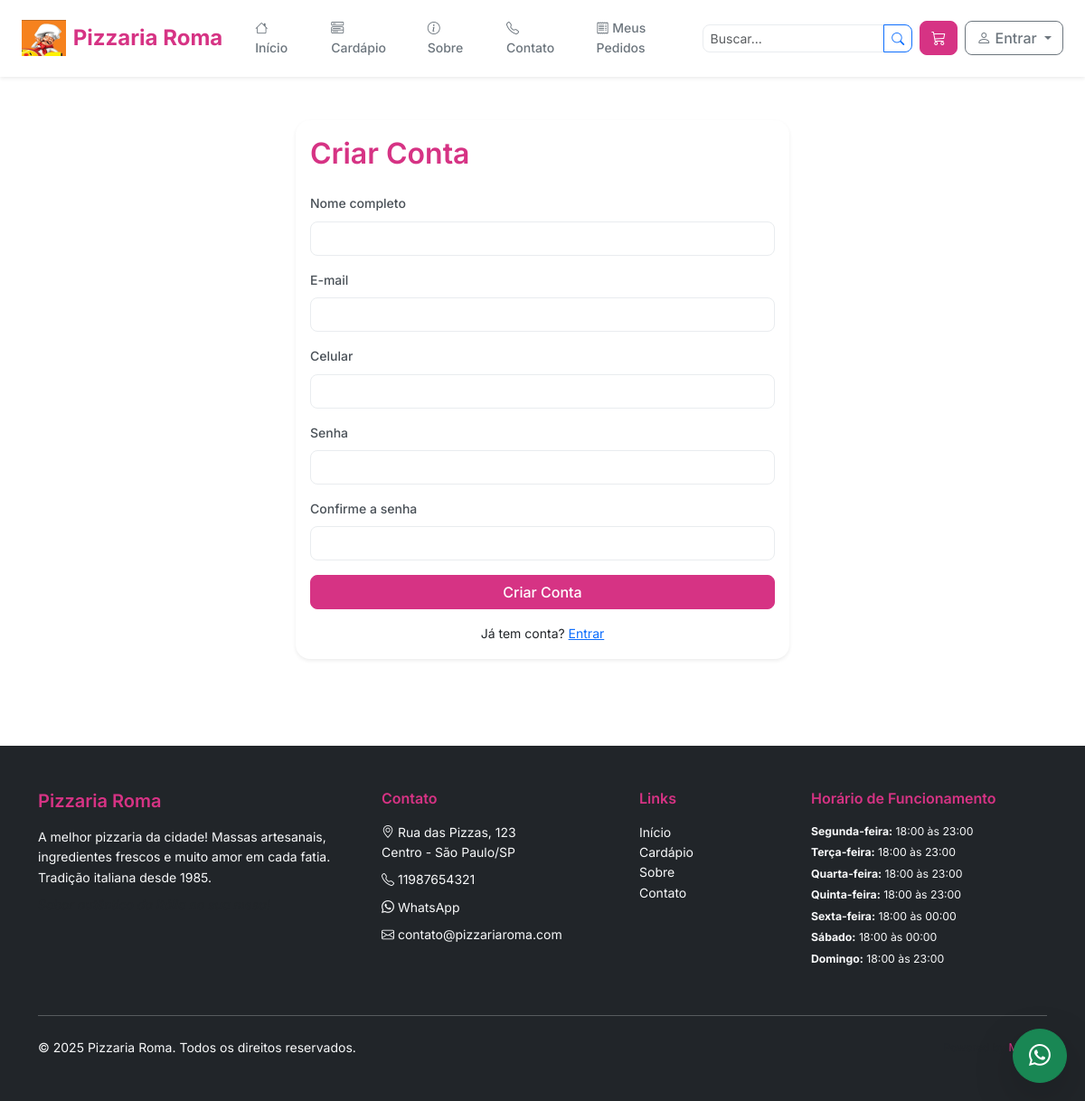
The app's page /pizzaria-roma/cadastro/ with its own data.
### core/models.py (models this page shows, shortened)
class Restaurante(models.Model):
    frete_fixo = models.BooleanField(default=False, help_text='Usar valor fixo para o frete?')
    valor_frete_fixo = models.DecimalField(max_digits=7, decimal_places=2, null=True, blank=True)
    valor_frete_padrao = models.DecimalField(max_digits=7, decimal_places=2, null=True, blank=True)
    valor_adicional_km = models.DecimalField(max_digits=7, decimal_places=2, null=True, blank=True)
    raio_limite_km = models.DecimalField(max_digits=5, decimal_places=2, null=True, blank=True, help_text='Raio máximo de entrega em km')
    """Modelo para restaurantes (lojas)"""
    TIPO_SERVICO_CHOICES = [
        ('delivery', 'Delivery'),
        ('balcao', 'Balcão'),
        ('ambos', 'Delivery + Balcão'),
    ]
    STATUS_CHOICES = [
        ('ativo', 'Ativo'),
        ('inativo', 'Inativo'),
        ('manutencao', 'Em Manutenção'),
    ]
    id = models.UUIDField(primary_key=True, default=uuid.uuid4, editable=False)
    nome = models.CharField(max_length=200)
    slug = models.SlugField(max_length=200, unique=True, blank=True)
    descricao = models.TextField()
    logo = models.ImageField(upload_to='restaurantes/logos/', null=True, blank=True)
    banner = models.ImageField(upload_to='restaurantes/banners/', null=True, blank=True)
    favicon = models.ImageField(upload_to='restaurantes/favicons/', null=True, blank=True)
    slogan = models.CharField(max_length=200, blank=True)
    mensagem_boas_vindas = models.TextField(blank=True, help_text="Mensagem de boas-vindas exibida na página inicial")
    telefone = models.CharField(max_length=15)
    whatsapp = models.CharField(max_length=15, blank=True)
    email = models.EmailField()
    cep = models.CharField(max_length=10)
    logradouro = models.CharField(max_length=200)
    numero = models.CharField(max_length=10)
    complemento = models.CharField(max_length=100, blank=True)
    bairro = models.CharField(max_length=100)
    cidade = models.CharField(max_length=100)
    estado = models.CharField(max_length=2)
    tipo_servico = models.CharField(max_length=20, choices=TIPO_SERVICO_CHOICES, default='ambos')
    taxa_entrega = models.DecimalField(max_digits=10, decimal_places=2, default=0.00)
    valor_minimo_pedido = models.DecimalField(max_digits=10, decimal_places=2, default=0.00)
    tempo_entrega_min = models.PositiveIntegerField(default=30, help_text="Tempo em minutos")
    tempo_entrega_max = models.PositiveIntegerField(default=60, help_text="Tempo em minutos")
    cor_primaria = models.CharField(max_length=7, default='#dc3545', help_text="Cor primária em hex")
    cor_secundaria = models.CharField(max_length=7, default='#6c757d', help_text="Cor secundária em hex")
    cor_destaque = models.CharField(max_length=7, default='#ffc107', help_text="Cor de destaque em hex")
    aceita_agendamento = models.BooleanField(default=False)
    aceita_pagamento_online = models.BooleanField(default=True)
    aceita_pagamento_entrega = models.BooleanField(default=True)
    status = models.CharField(max_length=20, choices=STATUS_CHOICES, default='ativo')
    proprietario = models.ForeignKey(Usuario, on_delete=models.CASCADE, related_name='restaurantes')
    funcionarios = models.ManyToManyField(Usuario, related_name='trabalha_em', blank=True)
    created_at = models.DateTimeField(auto_now_add=True)
    updated_at = models.DateTimeField(auto_now=True)
    class Meta:
        db_table = 'restaurantes'
        verbose_name = 'Restaurante'
        verbose_name_plural = 'Restaurantes'
    @property
    def esta_aberto(self):
        return self.status == 'ativo'

class HorarioFuncionamento(models.Model):
    DIAS_SEMANA = [
        (0, 'Segunda-feira'),
        (1, 'Terça-feira'),
        (2, 'Quarta-feira'),
        (3, 'Quinta-feira'),
        (4, 'Sexta-feira'),
        (5, 'Sábado'),
        (6, 'Domingo'),
    ]
    restaurante = models.ForeignKey(Restaurante, on_delete=models.CASCADE, related_name='horarios')
    dia_semana = models.IntegerField(choices=DIAS_SEMANA)
    hora_abertura = models.TimeField()
    hora_fechamento = models.TimeField()
    ativo = models.BooleanField(default=True)
    class Meta:
        db_table = 'horarios_funcionamento'
        verbose_name = 'Horário de Funcionamento'
        verbose_name_plural = 'Horários de Funcionamento'
        unique_together = ['restaurante', 'dia_semana']

### loja/views.py (the view, shortened to what this page needs)
# urls.py: path('cadastro/', views.CadastroClienteView.as_view(), name='cadastro'),
class CadastroClienteView(View):
    def get(self, request, *args, **kwargs):
        if request.user.is_authenticated:
            return redirect('loja:home', restaurante_slug=kwargs.get('restaurante_slug'))
        restaurante_slug = kwargs.get('restaurante_slug')
        restaurante = None
        if restaurante_slug:
            from core.models import Restaurante
            try:
                restaurante = Restaurante.objects.get(slug=restaurante_slug)
            except Restaurante.DoesNotExist:
                restaurante = None
        return render(request, 'loja/cadastro.html', {'restaurante': restaurante})

### templates/loja/cadastro.html (shortened to what this page needs)
{% extends 'base.html' %}
{% load static %}
{% block content %}
<div class="container py-5">
    <div class="row justify-content-center">
        <div class="col-md-6">
            <div class="card shadow-sm">
                <div class="card-body">
                    <h2 class="mb-4 text-primary">Criar Conta</h2>
                    <form method="post" autocomplete="off">
                        <div class="mb-3">
                            <label for="nome" class="form-label">Nome completo</label>
                            <input type="text" class="form-control" id="nome" name="nome" required value="{{ form.nome.value|default:'' }}">
                        </div>
                        <div class="mb-3">
                            <label for="email" class="form-label">E-mail</label>
                            <input type="email" class="form-control" id="email" name="email" required value="{{ form.email.value|default:'' }}">
                        </div>
                        <div class="mb-3">
                            <label for="celular" class="form-label">Celular</label>
                            <input type="text" class="form-control" id="celular" name="celular" required maxlength="15" value="{{ form.celular.value|default:'' }}">
                        </div>
                        <div class="mb-3">
                            <label for="password1" class="form-label">Senha</label>
                            <input type="password" class="form-control" id="password1" name="password1" required>
                        </div>
                        <div class="mb-3">
                            <label for="password2" class="form-label">Confirme a senha</label>
                            <input type="password" class="form-control" id="password2" name="password2" required>
                        </div>
                        <button type="submit" class="btn btn-primary w-100">Criar Conta</button>
                    </form>
                    <div class="mt-3 text-center">
                        Já tem conta?
                        {% if restaurante %}
                            <a href="{% url 'loja:login' restaurante_slug=restaurante.slug %}">Entrar</a>
                        {% else %}
                            <a href="{% url 'loja:login' restaurante_slug=request.resolver_match.kwargs.restaurante_slug %}">Entrar</a>
                        {% endif %}
                    </div>
                </div>
            </div>
        </div>
    </div>
</div>
{% endblock %}

### templates/base.html (shortened to what this page needs)
{% load loja_extras %}
<!DOCTYPE html>
<html lang="pt-BR">
<head>
    {% if restaurante_atual.favicon %}
        <link rel="icon" type="image/x-icon" href="{{ restaurante_atual.favicon.url }}">
    {% else %}
        <link rel="icon" type="image/x-icon" href="{% load static %}{% static 'img/favicon.ico' %}">
    {% endif %}
    {% load static %}
    <link href="https://cdn.jsdelivr.net/npm/bootstrap@5.3.2/dist/css/bootstrap.min.css" rel="stylesheet">
    <link rel="stylesheet" href="https://cdn.jsdelivr.net/npm/bootstrap-icons@1.11.2/font/bootstrap-icons.css">
    <link rel="stylesheet" href="{% static 'css/loja.css' %}">
</head>
<body class="{% block body_class %}{% endblock %}">
    <nav class="navbar navbar-expand-lg navbar-light bg-white shadow-sm sticky-top">
        <div class="container-fluid px-4">
            <a class="navbar-brand d-flex align-items-center" href="{% loja_url 'home' %}">
                {% if restaurante_atual.logo %}
                    <img src="{{ restaurante_atual.logo.url }}" alt="{{ restaurante_atual.nome }}" height="40" class="me-2">
                {% endif %}
                <span class="fw-bold text-primary">{{ restaurante_atual.nome|default:"Menuly" }}</span>
            </a>
            <div class="collapse navbar-collapse" id="navbarNav">
                <ul class="navbar-nav me-auto">
                    <li class="nav-item">
                        <a class="nav-link" href="{% loja_url 'home' %}">
                            <i class="bi bi-house"></i> Início
                        </a>
                    </li>
                    <li class="nav-item">
                        <a class="nav-link" href="{% loja_url 'cardapio' %}">
                            <i class="bi bi-menu-button-wide"></i> Cardápio
                        </a>
                    </li>
                    <li class="nav-item">
                        <a class="nav-link" href="{% loja_url 'sobre' %}">
                            <i class="bi bi-info-circle"></i> Sobre
                        </a>
                    </li>
                    <li class="nav-item">
                        <a class="nav-link" href="{% loja_url 'contato' %}">
                            <i class="bi bi-telephone"></i> Contato
                        </a>
                    </li>
                    <li class="nav-item">
                        <a class="nav-link" href="{% loja_url 'meus_pedidos' %}">
                            <i class="bi bi-receipt"></i> Meus Pedidos
                        </a>
                    </li>
                </ul>
                <form class="d-flex me-2" method="GET" action="{% loja_url 'buscar' %}">
                    <div class="input-group">
                        <input class="form-control form-control-sm" type="search" name="q" placeholder="Buscar..." value="{{ request.GET.q }}">
                        <button class="btn btn-outline-primary btn-sm" type="submit">
                            <i class="bi bi-search"></i>
                        </button>
                    </div>
                </form>
                <button class="btn btn-primary position-relative me-2" id="btn-abrir-carrinho" type="button">
                    <i class="bi bi-cart3"></i>
                </button>
                <div class="dropdown">
                    <button class="btn btn-outline-secondary dropdown-toggle" type="button" data-bs-toggle="dropdown">
                        <i class="bi bi-person"></i>
                        {% if user.is_authenticated %}
                            {{ user.first_name|default:user.username }}
                        {% else %}
                            Entrar
                        {% endif %}
                    </button>
                </div>
            </div>
        </div>
    </nav>
    <main class="{% block main_class %}{% endblock %}">
        {% block content %}{% endblock %}
    </main>
    <footer class="bg-dark text-light mt-5">
        <div class="container py-5">
            <div class="row">
                <div class="col-lg-4 col-md-6 mb-4">
                    <h5 class="text-primary mb-3">{{ restaurante_atual.nome|default:"Menuly Delivery" }}</h5>
                    {% if restaurante_atual %}
                        <p class="mb-2">{{ restaurante_atual.descricao|truncatewords:20 }}</p>
                        {% if restaurante_atual.slogan %}
                            <p class="fst-italic text-muted">{{ restaurante_atual.slogan }}</p>
                        {% endif %}
                    {% endif %}
                </div>
                <div class="col-lg-3 col-md-6 mb-4">
                    <h6 class="text-primary mb-3">Contato</h6>
                    {% if restaurante_atual %}
                        <p class="mb-2">
                            <i class="bi bi-geo-alt"></i>
                            {{ restaurante_atual.logradouro }}, {{ restaurante_atual.numero }}<br>
                            {{ restaurante_atual.bairro }} - {{ restaurante_atual.cidade }}/{{ restaurante_atual.estado }}
                        </p>
                        <p class="mb-2">
                            <i class="bi bi-telephone"></i>
                            <a href="tel:{{ restaurante_atual.telefone }}" class="text-light text-decoration-none">
                                {{ restaurante_atual.telefone }}
                            </a>
                        </p>
                        {% if restaurante_atual.whatsapp %}
                            <p class="mb-2">
                                <i class="bi bi-whatsapp"></i>
                                <a href="https://wa.me/{{ restaurante_atual.whatsapp }}" class="text-light text-decoration-none" target="_blank">
                                    WhatsApp
                                </a>
                            </p>
                        {% endif %}
                        <p class="mb-2">
                            <i class="bi bi-envelope"></i>
                            <a href="mailto:{{ restaurante_atual.email }}" class="text-light text-decoration-none">
                                {{ restaurante_atual.email }}
                            </a>
                        </p>
                    {% endif %}
                </div>
                <div class="col-lg-2 col-md-6 mb-4">
                    <h6 class="text-primary mb-3">Links</h6>
                    <ul class="list-unstyled">
                        <li><a href="{% loja_url 'home' %}" class="text-light text-decoration-none">Início</a></li>
                        <li><a href="{% loja_url 'cardapio' %}" class="text-light text-decoration-none">Cardápio</a></li>
                        <li><a href="{% loja_url 'sobre' %}" class="text-light text-decoration-none">Sobre</a></li>
                        <li><a href="{% loja_url 'contato' %}" class="text-light text-decoration-none">Contato</a></li>
                    </ul>
                </div>
                <div class="col-lg-3 col-md-6 mb-4">
                    <h6 class="text-primary mb-3">Horário de Funcionamento</h6>
                    {% if restaurante_atual.horarios.exists %}
                        {% for horario in restaurante_atual.horarios.all %}
                            <p class="mb-1 small">
                                <strong>{{ horario.get_dia_semana_display }}:</strong>
                                {{ horario.hora_abertura|time:"H:i" }} às {{ horario.hora_fechamento|time:"H:i" }}
                            </p>
                        {% endfor %}
                    {% else %}
                        <p class="mb-2">
                            <strong>Segunda a Domingo:</strong><br>
                            18:00 às 23:00
                        </p>
                    {% endif %}
                </div>
            </div>
            <hr class="my-4">
            <div class="row align-items-center">
                <div class="col-md-6">
                    <p class="mb-0">&copy; {% now "Y" %} {{ restaurante_atual.nome|default:"Menuly Delivery" }}. Todos os direitos reservados.</p>
                </div>
                <div class="col-md-6 text-md-end">
                    <p class="mb-0 small text-muted">
                        Powered by <a href="#" class="text-primary text-decoration-none">Menuly</a>
                    </p>
                </div>
            </div>
        </div>
    </footer>
    {% if restaurante_atual.whatsapp %}
        <a href="https://wa.me/{{ restaurante_atual.whatsapp }}"
           class="btn btn-success rounded-circle position-fixed whatsapp-float"
           target="_blank"
           style="bottom: 20px; right: 20px; width: 60px; height: 60px; z-index: 1000;"
           title="Fale conosco no WhatsApp">
            <i class="bi bi-whatsapp fs-4"></i>
        </a>
    {% endif %}
</body>
</html>

### records on screen
Restaurante: logo (picture), nome "Pizzaria Roma", descricao "A melhor pizzaria da cidade! Massas artesanais, ingredientes frescos e muito amor em cada fatia. Tradição italiana desde 1985.", logradouro "Rua das Pizzas", numero "123", bairro "Centro", cidade "São Paulo", estado "SP", telefone "11987654321", email "contato@pizzariaroma.com"
HorarioFuncionamento: dia_semana "Segunda-feira", hora_abertura "18:00", hora_fechamento "23:00"
HorarioFuncionamento: dia_semana "Terça-feira", hora_abertura "18:00", hora_fechamento "23:00"
HorarioFuncionamento: dia_semana "Quarta-feira", hora_abertura "18:00", hora_fechamento "23:00"
HorarioFuncionamento: dia_semana "Quinta-feira", hora_abertura "18:00", hora_fechamento "23:00"
HorarioFuncionamento: dia_semana "Sexta-feira", hora_abertura "18:00", hora_fechamento "00:00"
HorarioFuncionamento: dia_semana "Sábado", hora_abertura "18:00", hora_fechamento "00:00"
HorarioFuncionamento: dia_semana "Domingo", hora_abertura "18:00", hora_fechamento "23:00"
